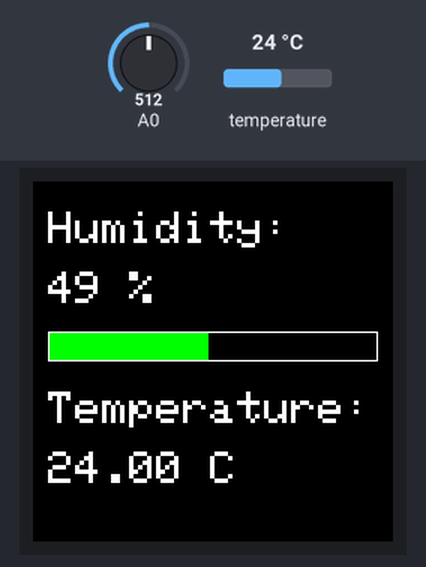
Bench run of a sketch on a simulated ESP8266 (NodeMCU). On the bench: 240×240 colour display. The inputs (shaded band) are chosen by the test bench; at power-on: temperature 24 °C, A0 = 512. WiFi joins after 1.5 s; servers stay silent unless stated; uploads are accepted with an empty reply; the local clock reads 2024-03-15 10:24:30 at power-on unless the sketch sets it; what the sketch prints to the serial monitor is not drawn.

Above: at 4.1 s.
4.2 s: temperature set to 12 °C
At 10.4 s:
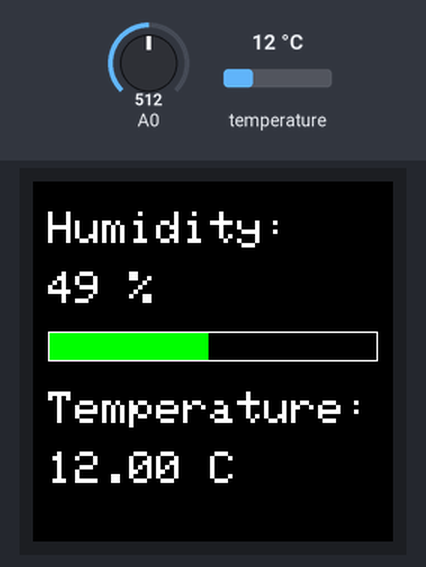
11.0 s: A0 set to 716
At 16.1 s:
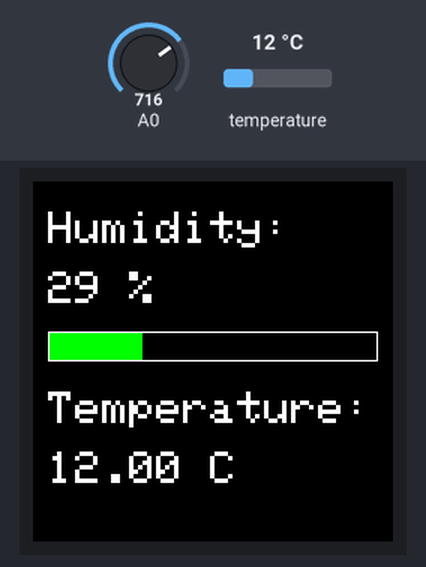
17.7 s: temperature set to 19 °C
At 22.9 s:
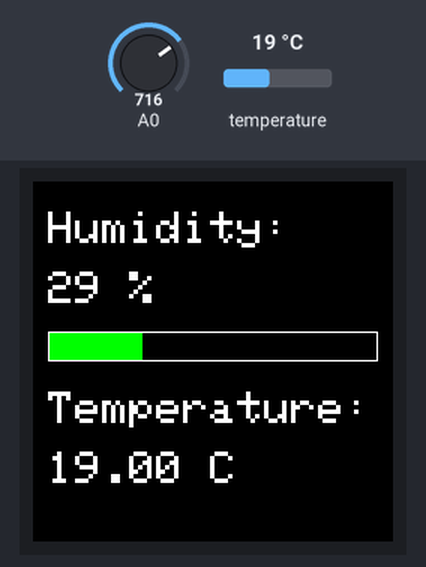
24.4 s: A0 set to 900
At 28.6 s:
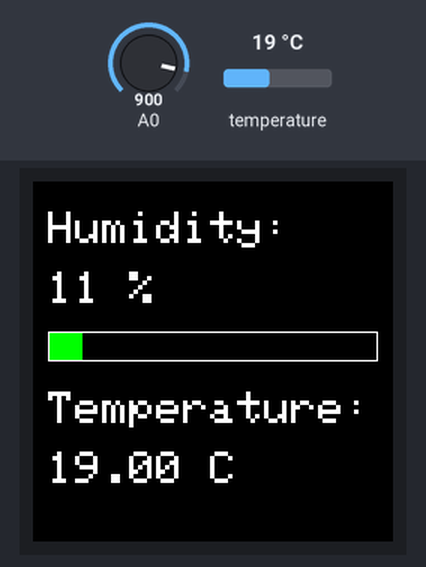
31.1 s: temperature set to 28 °C
At 34.2 s:
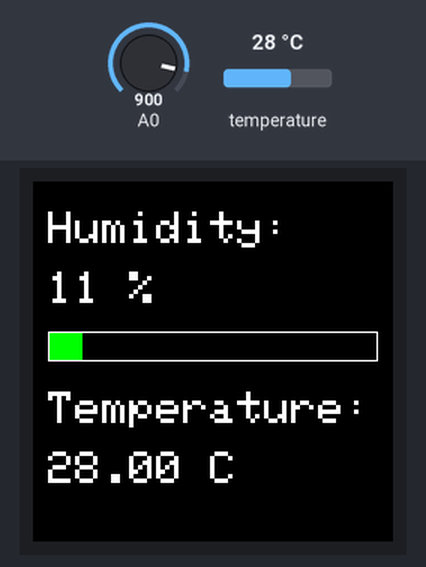
37.8 s: A0 set to 1023
At 41.0 s:
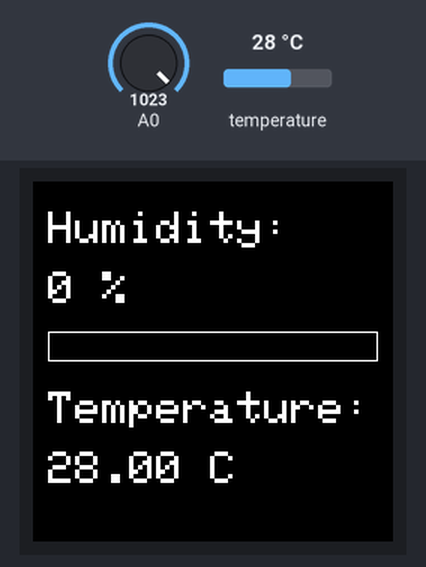
Timing chart, 0 to 42.5 s (numbered marks = the images above; inputs shaded):
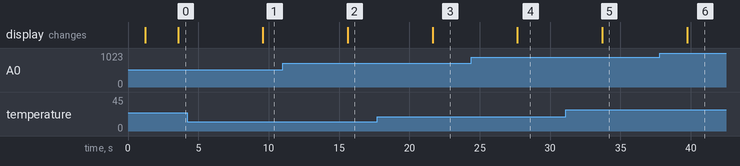

Measured:
- after the input at 4.2 s, the display: changes after 5.4 s (image 1)
- after the input at 11.0 s, the display: changes after 4.6 s (image 2)
- after the input at 17.7 s, the display: changes after 3.9 s (image 3)
- after the input at 24.4 s, the display: changes after 3.3 s (image 4)
- after the input at 31.1 s, the display: changes after 2.6 s (image 5)
- after the input at 37.8 s, the display: changes after 1.9 s (image 6)

The sketch:

sketch_jul7a.ino
```cpp
#include <ESP8266WiFi.h>
#include <WiFiClient.h>
#include <WiFiClientSecure.h>
#include <ESP8266HTTPClient.h>
#include <time.h>
#include <OneWire.h>
#include <DallasTemperature.h>
#include <Adafruit_GFX.h>
#include <Adafruit_ST7789.h>
#include <SPI.h>
#include <ArduinoJson.h>


const char *ssid = "";
const char *password = "";

// NTP SG time
const char *ntpServer = "pool.ntp.org";
const long gmtOffset_sec = 8 * 3600;
const int daylightOffset_sec = 0;
const int sensorID = 125;
// int binID = -1;

// ds18b20 temp sensor
#define ONE_WIRE_BUS 4
OneWire oneWire(ONE_WIRE_BUS);
DallasTemperature sensors(&oneWire);

// LCD pins
#define TFT_CS 16    // GPIO16 (D0)
#define TFT_RST 12   // GPIO12 (D6)
#define TFT_DC 15    // GPIO15 (D8)
#define TFT_MOSI 13  // GPIO13 (D7)
#define TFT_SCLK 14  // GPIO14 (D5)

Adafruit_ST7789 tft = Adafruit_ST7789(TFT_CS, TFT_DC, TFT_RST);

void setup() {
  Serial.begin(115200);

  delay(1000);
  sensors.begin();

  tft.init(240, 240);
  tft.setRotation(2);
  tft.fillScreen(ST77XX_BLACK);
  tft.setTextColor(ST77XX_WHITE);
  tft.setTextSize(2);
  tft.setCursor(0, 0);
  tft.println("Sensor ID: " + String(sensorID));

  WiFi.begin(ssid, password);
  while (WiFi.status() != WL_CONNECTED) {
    delay(500);
    Serial.print(".");
  }
  Serial.println("\nWiFi connected");

  // checkAndRegisterSensor();

  configTime(gmtOffset_sec, daylightOffset_sec, ntpServer);
}

void sendFormData(float temperature, int moisture) {
  struct tm timeinfo;
  if (!getLocalTime(&timeinfo)) {
    Serial.println("Failed to get time");
    return;
  }

  char datetime[25];
  strftime(datetime, sizeof(datetime), "%Y-%m-%d %H:%M:%S", &timeinfo);

  String boundary = "----WebKitFormBoundary7MA4YWxkTrZu0gW";
  String payload = "";

  // Construct multipart/form-data payload
  payload += "--" + boundary + "\r\n";
  payload += "Content-Disposition: form-data; name=\"temperature\"\r\n\r\n";
  payload += String(temperature) + "\r\n";

  payload += "--" + boundary + "\r\n";
  payload += "Content-Disposition: form-data; name=\"moisture\"\r\n\r\n";
  payload += String(moisture) + "\r\n";

  payload += "--" + boundary + "\r\n";
  payload += "Content-Disposition: form-data; name=\"dateRecorded\"\r\n\r\n";
  payload += String(datetime) + "\r\n";

  payload += "--" + boundary + "\r\n";
  payload += "Content-Disposition: form-data; name=\"sensorID\"\r\n\r\n";
  payload += String(sensorID) + "\r\n";

  payload += "--" + boundary + "--\r\n";

  HTTPClient http;
  WiFiClientSecure client;
  client.setInsecure();

  http.begin(client, "https://team-21.vercel.app/api/monitor");
  http.addHeader("Content-Type", "multipart/form-data; boundary=" + boundary);

  int httpCode = http.POST((uint8_t *)payload.c_str(), payload.length());
  String response = http.getString();

  if (httpCode == 200) {
    Serial.println("Data sent successfully:");
    Serial.println(response);
    Serial.printf("HTTP code: %d\n", httpCode);
  } else if (httpCode == 404) {
    Serial.println("Sensor is not registered");
    Serial.println(response);
    Serial.printf("HTTP code: %d\n", httpCode);
  } else if (httpCode == 400) {
    Serial.println("Invalid values submitted.");
    Serial.println(response);
    Serial.printf("HTTP code: %d\n", httpCode);
  } else if (httpCode == 409) {
    Serial.println("Sensor is not paired with a bin.");
    Serial.println(response);
    Serial.printf("HTTP code: %d\n", httpCode);
  } else {
    Serial.println("POST failed.");
    Serial.printf("HTTP code: %d\n", httpCode);
  }

  http.end();
}


void loop() {
  int moistureRaw = analogRead(A0);
  // convert to percentage
  const int moisture_dry = 1024;
  const int moisture_wet = 0;
  int moisture = map(moistureRaw, moisture_dry, moisture_wet, 0, 100);
  moisture = constrain(moisture, 0, 100);

  // read temperature
  sensors.requestTemperatures();
  float temp = sensors.getTempCByIndex(0);

  Serial.print("Soil Moisture: ");
  Serial.print(moisture);
  Serial.print("% | Temperature: ");
  if (temp == DEVICE_DISCONNECTED_C) {
    Serial.println("Read error");
  } else {
    Serial.print(temp);
    Serial.println(" °C");
  }

  // lcd display
  tft.fillScreen(ST77XX_BLACK);

  tft.setTextSize(3);
  tft.setCursor(10, 20);
  tft.print("Humidity:");
  tft.setCursor(10, 60);
  tft.setTextSize(3);
  tft.print(moisture);
  tft.print(" %");

  // progress bar background
  int barX = 10;
  int barY = 100;
  int barWidth = 220;
  int barHeight = 20;
  tft.drawRect(barX, barY, barWidth, barHeight, ST77XX_WHITE);

  // fill width based on percentage
  int fillWidth = map(moisture, 0, 100, 0, barWidth);
  tft.fillRect(barX + 1, barY + 1, fillWidth - 2, barHeight - 2, ST77XX_GREEN);

  tft.setTextSize(3);
  tft.setCursor(10, 140);
  tft.print("Temperature:");
  tft.setTextSize(3);
  tft.setCursor(10, 180);
  if (temp == DEVICE_DISCONNECTED_C) {
    tft.print("Read Error");
    delay(5000);
    return;
  } else {
    tft.print(temp);
    tft.print(" C");
  }

  if (isnan(temp) || isnan(moisture)) {
    Serial.println("Failed to read from sensors!");
    delay(5000);
    return;
  }

  sendFormData(temp, moisture);


  delay(5000);  // refreshes and sends form data every 5 seconds
}


// bool registerSensorID() {
//   String boundary = "----WebKitFormBoundary7MA4YWxkTrZu0gW";
//   String payload = "";
//   payload += "--" + boundary + "\r\n";
//   payload += "Content-Disposition: form-data; name=\"sensorID\"\r\n\r\n";
//   payload += String(sensorID) + "\r\n";
//   payload += "--" + boundary + "--\r\n";

//   HTTPClient http;
//   WiFiClientSecure client;
//   client.setInsecure();


//   http.begin(client, "https://team-21.vercel.app/api/pair");
//   http.addHeader("Content-Type", "multipart/form-data; boundary=" + boundary);

//   int httpCode = http.POST((uint8_t *)payload.c_str(), payload.length());

//   if (httpCode > 0 && httpCode < 400) {
//     String response = http.getString();
//     Serial.println("Sensor registration successful:");
//     Serial.println(response);
//     http.end();
//     return true;
//   } else {
//     Serial.print("Sensor registration failed. HTTP code: ");
//     Serial.println(httpCode);
//     http.end();
//     return false;
//   }
// }

// JsonVariant getSensorStatus(int sensorID) {
//   HTTPClient http;
//   WiFiClientSecure client;
//   client.setInsecure();


//   const int retryDelay = 10000;

//   while (true) {
//     String url = "https://team-21.vercel.app/api/pair?sensorID=" + String(sensorID);
//     http.begin(client, url);
//     int httpCode = http.GET();

//     if (httpCode == 200) {
//       String response = http.getString();
//       Serial.print("GET response: ");
//       Serial.println(response);

//       DynamicJsonDocument doc(256);
//       DeserializationError error = deserializeJson(doc, response);
//       http.end();

//       if (error) {
//         Serial.print("JSON parse error: ");
//         Serial.println(error.c_str());
//         delay(retryDelay);
//         continue;
//       }

//       return doc["binID"];
//     }

//     else if (httpCode == 404) {
//       Serial.println("Sensor not registered (404).");
//       http.end();
//       return JsonVariant();
//     }

//     else {
//       Serial.print("GET request failed. HTTP code: ");
//       Serial.println(httpCode);
//       http.end();
//       Serial.println("Retrying GET request in 10s...");
//       delay(retryDelay);
//     }
//   }
// }

// check if its paired to a bin(should have binID ) or if its even registered or bin id is null
// if paired to a bin, skip registration, go straight to monitor route
// if bin id is null, then print "not paired"
// if not registered(404), then registerSensorID, then monitor

// bool checkAndRegisterSensor() {
//   JsonVariant binIDValue = getSensorStatus(sensorID);

//   if (binIDValue.isNull()) {
//     Serial.println("Sensor is either unpaired or unregistered.");

//     bool registered = false;

//     while (!registered) {
//       registered = registerSensorID();

//       if (!registered) {
//         Serial.println("Registration failed. Retrying in 5s...");
//         delay(5000);
//       }
//     }
//     Serial.println("Sensor registered successfully. Please pair it to a bin.");
//     return true;
//   } else {
//     binID = binIDValue.as<int>();
//     Serial.print("Sensor is already paired. binID: ");
//     Serial.println(binID);
//     return true;
//   }
// }
```
